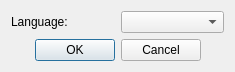
<?xml version="1.0" encoding="UTF-8"?>
<ui version="4.0">
 <class>SpellCheckSelectorDialog</class>
 <widget class="QDialog" name="SpellCheckSelectorDialog">
  <property name="geometry">
   <rect>
    <x>0</x>
    <y>0</y>
    <width>235</width>
    <height>69</height>
   </rect>
  </property>
  <property name="windowTitle">
   <string>Select Language</string>
  </property>
  <layout class="QVBoxLayout" name="verticalLayout">
   <item>
    <layout class="QHBoxLayout" name="horizontalLayout">
     <item>
      <widget class="QLabel" name="label">
       <property name="text">
        <string>Language:</string>
       </property>
      </widget>
     </item>
     <item>
      <widget class="QComboBox" name="languageComboBox"/>
     </item>
    </layout>
   </item>
   <item>
    <widget class="QDialogButtonBox" name="buttonBox">
     <property name="orientation">
      <enum>Qt::Horizontal</enum>
     </property>
     <property name="standardButtons">
      <set>QDialogButtonBox::Cancel|QDialogButtonBox::Ok</set>
     </property>
     <property name="centerButtons">
      <bool>true</bool>
     </property>
    </widget>
   </item>
  </layout>
 </widget>
 <resources/>
 <connections>
  <connection>
   <sender>buttonBox</sender>
   <signal>accepted()</signal>
   <receiver>SpellCheckSelectorDialog</receiver>
   <slot>accept()</slot>
   <hints>
    <hint type="sourcelabel">
     <x>248</x>
     <y>254</y>
    </hint>
    <hint type="destinationlabel">
     <x>157</x>
     <y>274</y>
    </hint>
   </hints>
  </connection>
  <connection>
   <sender>buttonBox</sender>
   <signal>rejected()</signal>
   <receiver>SpellCheckSelectorDialog</receiver>
   <slot>reject()</slot>
   <hints>
    <hint type="sourcelabel">
     <x>316</x>
     <y>260</y>
    </hint>
    <hint type="destinationlabel">
     <x>286</x>
     <y>274</y>
    </hint>
   </hints>
  </connection>
 </connections>
</ui>
